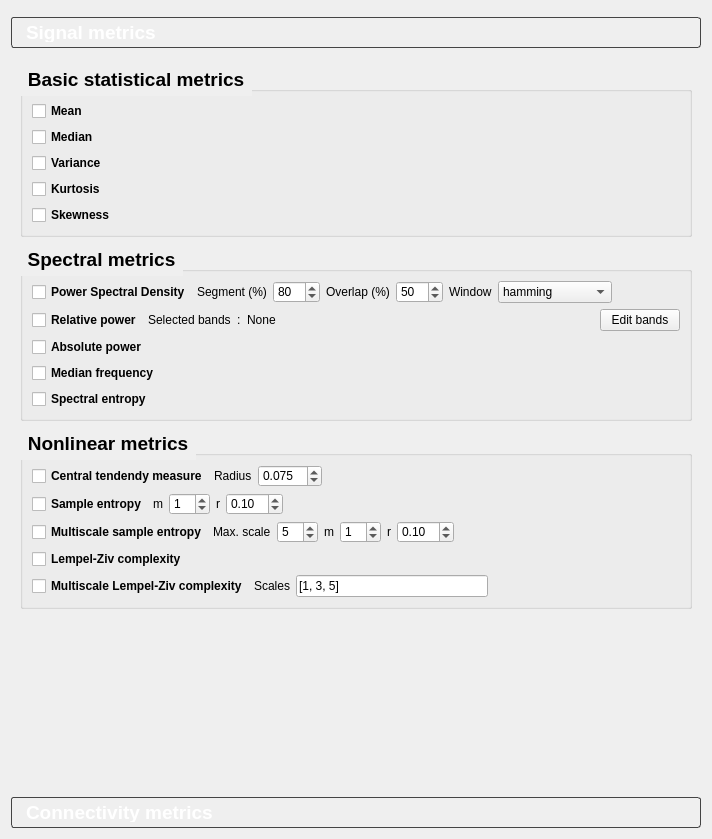
<?xml version="1.0" encoding="UTF-8"?>
<ui version="4.0">
 <class>Form</class>
 <widget class="QWidget" name="Form">
  <property name="geometry">
   <rect>
    <x>0</x>
    <y>0</y>
    <width>712</width>
    <height>839</height>
   </rect>
  </property>
  <property name="font">
   <font>
    <pointsize>10</pointsize>
    <weight>50</weight>
    <bold>false</bold>
   </font>
  </property>
  <property name="windowTitle">
   <string>Form</string>
  </property>
  <layout class="QVBoxLayout" name="verticalLayout_6">
   <item>
    <widget class="QFrame" name="topContentWidget">
     <property name="styleSheet">
      <string notr="true">QFrame {
	border: none;
}</string>
     </property>
     <property name="frameShape">
      <enum>QFrame::StyledPanel</enum>
     </property>
     <property name="frameShadow">
      <enum>QFrame::Raised</enum>
     </property>
    </widget>
   </item>
   <item>
    <widget class="QToolBox" name="toolBox">
     <property name="font">
      <font>
       <pointsize>14</pointsize>
       <weight>75</weight>
       <bold>true</bold>
      </font>
     </property>
     <property name="styleSheet">
      <string notr="true">QToolBox::tab {
    background: qlineargradient(
        spread:pad, x1:0, y1:0, x2:1, y2:0,
        stop:0 #6a0dad, stop:1 #ec407a
    );
    color: white;        
    font-weight: bold; 
    padding: 5px 10px;   
    border: 1px solid #444;
    border-radius: 3px;
}

/* Color de texto dentro de la pestaña activa */
QToolBox::tab:selected {
    color: white;
}
</string>
     </property>
     <property name="currentIndex">
      <number>0</number>
     </property>
     <widget class="QWidget" name="signalMetricsPage">
      <property name="geometry">
       <rect>
        <x>0</x>
        <y>0</y>
        <width>694</width>
        <height>731</height>
       </rect>
      </property>
      <attribute name="label">
       <string>Signal metrics</string>
      </attribute>
      <layout class="QVBoxLayout" name="verticalLayout_7">
       <item>
        <widget class="QGroupBox" name="basic_statistical_metrics">
         <property name="font">
          <font>
           <pointsize>14</pointsize>
           <weight>75</weight>
           <bold>true</bold>
          </font>
         </property>
         <property name="styleSheet">
          <string notr="true">QGroupBox::title {
    subcontrol-origin: margin;
    subcontrol-position: top left; 
    padding: 5px;                 
    letter-spacing: 1px;
    
    color: qlineargradient(
        spread:pad, x1:0, y1:0, x2:1, y2:0,
        stop:0 #6a0dad, stop:1 #ec407a
    );
}</string>
         </property>
         <property name="title">
          <string>Basic statistical metrics</string>
         </property>
         <layout class="QVBoxLayout" name="verticalLayout_3">
          <item>
           <layout class="QHBoxLayout" name="horizontalLayout_2">
            <item>
             <widget class="QCheckBox" name="meanCBox">
              <property name="font">
               <font>
                <weight>75</weight>
                <bold>true</bold>
               </font>
              </property>
              <property name="text">
               <string>Mean</string>
              </property>
             </widget>
            </item>
            <item>
             <spacer name="horizontalSpacer">
              <property name="orientation">
               <enum>Qt::Horizontal</enum>
              </property>
              <property name="sizeHint" stdset="0">
               <size>
                <width>40</width>
                <height>20</height>
               </size>
              </property>
             </spacer>
            </item>
           </layout>
          </item>
          <item>
           <layout class="QHBoxLayout" name="horizontalLayout_19">
            <item>
             <widget class="QCheckBox" name="medianCBox">
              <property name="font">
               <font>
                <weight>75</weight>
                <bold>true</bold>
               </font>
              </property>
              <property name="text">
               <string>Median</string>
              </property>
             </widget>
            </item>
            <item>
             <spacer name="horizontalSpacer_16">
              <property name="orientation">
               <enum>Qt::Horizontal</enum>
              </property>
              <property name="sizeHint" stdset="0">
               <size>
                <width>40</width>
                <height>20</height>
               </size>
              </property>
             </spacer>
            </item>
           </layout>
          </item>
          <item>
           <layout class="QHBoxLayout" name="horizontalLayout_3">
            <item>
             <widget class="QCheckBox" name="varianceCBox">
              <property name="font">
               <font>
                <weight>75</weight>
                <bold>true</bold>
               </font>
              </property>
              <property name="text">
               <string>Variance</string>
              </property>
             </widget>
            </item>
            <item>
             <spacer name="horizontalSpacer_2">
              <property name="orientation">
               <enum>Qt::Horizontal</enum>
              </property>
              <property name="sizeHint" stdset="0">
               <size>
                <width>40</width>
                <height>20</height>
               </size>
              </property>
             </spacer>
            </item>
           </layout>
          </item>
          <item>
           <layout class="QHBoxLayout" name="horizontalLayout_4">
            <item>
             <widget class="QCheckBox" name="kurtosisCBox">
              <property name="font">
               <font>
                <weight>75</weight>
                <bold>true</bold>
               </font>
              </property>
              <property name="text">
               <string>Kurtosis</string>
              </property>
             </widget>
            </item>
            <item>
             <spacer name="horizontalSpacer_3">
              <property name="orientation">
               <enum>Qt::Horizontal</enum>
              </property>
              <property name="sizeHint" stdset="0">
               <size>
                <width>40</width>
                <height>20</height>
               </size>
              </property>
             </spacer>
            </item>
           </layout>
          </item>
          <item>
           <layout class="QHBoxLayout" name="horizontalLayout_20">
            <item>
             <widget class="QCheckBox" name="skewnessCBox">
              <property name="font">
               <font>
                <weight>75</weight>
                <bold>true</bold>
               </font>
              </property>
              <property name="text">
               <string>Skewness</string>
              </property>
             </widget>
            </item>
            <item>
             <spacer name="horizontalSpacer_20">
              <property name="orientation">
               <enum>Qt::Horizontal</enum>
              </property>
              <property name="sizeHint" stdset="0">
               <size>
                <width>40</width>
                <height>20</height>
               </size>
              </property>
             </spacer>
            </item>
           </layout>
          </item>
         </layout>
        </widget>
       </item>
       <item>
        <widget class="QGroupBox" name="spectral_metrics">
         <property name="font">
          <font>
           <pointsize>14</pointsize>
           <weight>75</weight>
           <bold>true</bold>
          </font>
         </property>
         <property name="styleSheet">
          <string notr="true">QGroupBox::title {
    subcontrol-origin: margin;
    subcontrol-position: top left; 
    padding: 5px;                 
    letter-spacing: 1px;
    
    color: qlineargradient(
        spread:pad, x1:0, y1:0, x2:1, y2:0,
        stop:0 #6a0dad, stop:1 #ec407a
    );
}</string>
         </property>
         <property name="title">
          <string>Spectral metrics</string>
         </property>
         <layout class="QVBoxLayout" name="verticalLayout_4">
          <item>
           <layout class="QHBoxLayout" name="horizontalLayout">
            <item>
             <widget class="QCheckBox" name="psdCBox">
              <property name="font">
               <font>
                <weight>75</weight>
                <bold>true</bold>
               </font>
              </property>
              <property name="text">
               <string>Power Spectral Density</string>
              </property>
             </widget>
            </item>
            <item>
             <widget class="QLabel" name="segmentpsdLabel">
              <property name="toolTip">
               <string>Percentage of the signal (n_samples) used to calculate the FFT. Default:
        80% of the signal.</string>
              </property>
              <property name="text">
               <string>Segment (%)</string>
              </property>
             </widget>
            </item>
            <item>
             <widget class="QSpinBox" name="segmentpsdBox">
              <property name="styleSheet">
               <string notr="true"/>
              </property>
              <property name="maximum">
               <number>100</number>
              </property>
              <property name="value">
               <number>80</number>
              </property>
             </widget>
            </item>
            <item>
             <widget class="QLabel" name="overlappsdLabel">
              <property name="toolTip">
               <string>Percentage of overlap (n_samples) for the Welch method. Default: 50% of
        the signal.</string>
              </property>
              <property name="text">
               <string>Overlap (%)</string>
              </property>
             </widget>
            </item>
            <item>
             <widget class="QSpinBox" name="overlappsdBox">
              <property name="styleSheet">
               <string notr="true"/>
              </property>
              <property name="maximum">
               <number>100</number>
              </property>
              <property name="value">
               <number>50</number>
              </property>
             </widget>
            </item>
            <item>
             <widget class="QLabel" name="windowpsdLabel">
              <property name="text">
               <string>Window</string>
              </property>
             </widget>
            </item>
            <item>
             <widget class="QComboBox" name="psdcomboBox">
              <property name="currentIndex">
               <number>6</number>
              </property>
              <item>
               <property name="text">
                <string>barthann</string>
               </property>
              </item>
              <item>
               <property name="text">
                <string>bartlett</string>
               </property>
              </item>
              <item>
               <property name="text">
                <string>blackmanharris</string>
               </property>
              </item>
              <item>
               <property name="text">
                <string>bohman</string>
               </property>
              </item>
              <item>
               <property name="text">
                <string>boxcar</string>
               </property>
              </item>
              <item>
               <property name="text">
                <string>flattop</string>
               </property>
              </item>
              <item>
               <property name="text">
                <string>hamming</string>
               </property>
              </item>
              <item>
               <property name="text">
                <string>nuttall</string>
               </property>
              </item>
              <item>
               <property name="text">
                <string>parzen</string>
               </property>
              </item>
              <item>
               <property name="text">
                <string>triang</string>
               </property>
              </item>
             </widget>
            </item>
            <item>
             <spacer name="horizontalSpacer_15">
              <property name="orientation">
               <enum>Qt::Horizontal</enum>
              </property>
              <property name="sizeHint" stdset="0">
               <size>
                <width>40</width>
                <height>20</height>
               </size>
              </property>
             </spacer>
            </item>
           </layout>
          </item>
          <item>
           <layout class="QHBoxLayout" name="horizontalLayout_5">
            <item>
             <widget class="QCheckBox" name="rpCBox">
              <property name="font">
               <font>
                <weight>75</weight>
                <bold>true</bold>
               </font>
              </property>
              <property name="toolTip">
               <string>&lt;html&gt;&lt;head/&gt;&lt;body&gt;&lt;p&gt;Relative Power&lt;/p&gt;&lt;/body&gt;&lt;/html&gt;</string>
              </property>
              <property name="text">
               <string>Relative power</string>
              </property>
             </widget>
            </item>
            <item>
             <widget class="QLabel" name="rpselectedbandsLabel">
              <property name="text">
               <string>Selected bands</string>
              </property>
             </widget>
            </item>
            <item>
             <widget class="QLabel" name="rpselectedbandsauxLabel">
              <property name="text">
               <string>:</string>
              </property>
             </widget>
            </item>
            <item>
             <widget class="QLabel" name="rpLabel">
              <property name="text">
               <string>None</string>
              </property>
             </widget>
            </item>
            <item>
             <spacer name="horizontalSpacer_4">
              <property name="orientation">
               <enum>Qt::Horizontal</enum>
              </property>
              <property name="sizeHint" stdset="0">
               <size>
                <width>40</width>
                <height>20</height>
               </size>
              </property>
             </spacer>
            </item>
            <item>
             <widget class="QPushButton" name="rpButton">
              <property name="text">
               <string>Edit bands</string>
              </property>
             </widget>
            </item>
           </layout>
          </item>
          <item>
           <layout class="QHBoxLayout" name="horizontalLayout_7">
            <item>
             <widget class="QCheckBox" name="apCBox">
              <property name="font">
               <font>
                <weight>75</weight>
                <bold>true</bold>
               </font>
              </property>
              <property name="toolTip">
               <string>&lt;html&gt;&lt;head/&gt;&lt;body&gt;&lt;p&gt;Absolute Power&lt;/p&gt;&lt;/body&gt;&lt;/html&gt;</string>
              </property>
              <property name="text">
               <string>Absolute power</string>
              </property>
             </widget>
            </item>
            <item>
             <spacer name="horizontalSpacer_6">
              <property name="orientation">
               <enum>Qt::Horizontal</enum>
              </property>
              <property name="sizeHint" stdset="0">
               <size>
                <width>40</width>
                <height>20</height>
               </size>
              </property>
             </spacer>
            </item>
           </layout>
          </item>
          <item>
           <layout class="QHBoxLayout" name="horizontalLayout_6">
            <item>
             <widget class="QCheckBox" name="mfCBox">
              <property name="font">
               <font>
                <weight>75</weight>
                <bold>true</bold>
               </font>
              </property>
              <property name="toolTip">
               <string>&lt;html&gt;&lt;head/&gt;&lt;body&gt;&lt;p&gt;Median Frequency&lt;/p&gt;&lt;p&gt;&lt;br/&gt;&lt;/p&gt;&lt;/body&gt;&lt;/html&gt;</string>
              </property>
              <property name="text">
               <string>Median frequency</string>
              </property>
             </widget>
            </item>
            <item>
             <spacer name="horizontalSpacer_5">
              <property name="orientation">
               <enum>Qt::Horizontal</enum>
              </property>
              <property name="sizeHint" stdset="0">
               <size>
                <width>40</width>
                <height>20</height>
               </size>
              </property>
             </spacer>
            </item>
           </layout>
          </item>
          <item>
           <layout class="QHBoxLayout" name="horizontalLayout_8">
            <item>
             <widget class="QCheckBox" name="seCBox">
              <property name="font">
               <font>
                <weight>75</weight>
                <bold>true</bold>
               </font>
              </property>
              <property name="toolTip">
               <string>&lt;html&gt;&lt;head/&gt;&lt;body&gt;&lt;p&gt;Spectral Entropy&lt;/p&gt;&lt;/body&gt;&lt;/html&gt;</string>
              </property>
              <property name="text">
               <string>Spectral entropy</string>
              </property>
             </widget>
            </item>
            <item>
             <spacer name="horizontalSpacer_7">
              <property name="orientation">
               <enum>Qt::Horizontal</enum>
              </property>
              <property name="sizeHint" stdset="0">
               <size>
                <width>40</width>
                <height>20</height>
               </size>
              </property>
             </spacer>
            </item>
           </layout>
          </item>
         </layout>
        </widget>
       </item>
       <item>
        <widget class="QGroupBox" name="nonlinear_metrics">
         <property name="font">
          <font>
           <pointsize>14</pointsize>
           <weight>75</weight>
           <bold>true</bold>
          </font>
         </property>
         <property name="styleSheet">
          <string notr="true">QGroupBox::title {
    subcontrol-origin: margin;
    subcontrol-position: top left; 
    padding: 5px;                 
    letter-spacing: 1px;
    
    color: qlineargradient(
        spread:pad, x1:0, y1:0, x2:1, y2:0,
        stop:0 #6a0dad, stop:1 #ec407a
    );
}</string>
         </property>
         <property name="title">
          <string>Nonlinear metrics</string>
         </property>
         <layout class="QVBoxLayout" name="verticalLayout_5">
          <item>
           <layout class="QHBoxLayout" name="horizontalLayout_10">
            <item>
             <widget class="QCheckBox" name="ctmCBox">
              <property name="font">
               <font>
                <weight>75</weight>
                <bold>true</bold>
               </font>
              </property>
              <property name="toolTip">
               <string>&lt;html&gt;&lt;head/&gt;&lt;body&gt;&lt;p&gt;Central Tendency Measure&lt;/p&gt;&lt;/body&gt;&lt;/html&gt;</string>
              </property>
              <property name="text">
               <string>Central tendendy measure</string>
              </property>
             </widget>
            </item>
            <item>
             <widget class="QLabel" name="ctmrLabel">
              <property name="toolTip">
               <string>&lt;html&gt;&lt;head/&gt;&lt;body&gt;&lt;p&gt;Radius used to compute the CTM. Should be a positive real number&lt;/p&gt;&lt;/body&gt;&lt;/html&gt;</string>
              </property>
              <property name="text">
               <string>Radius</string>
              </property>
             </widget>
            </item>
            <item>
             <widget class="QDoubleSpinBox" name="ctmrBox">
              <property name="styleSheet">
               <string notr="true"/>
              </property>
              <property name="decimals">
               <number>3</number>
              </property>
              <property name="value">
               <double>0.075000000000000</double>
              </property>
             </widget>
            </item>
            <item>
             <spacer name="horizontalSpacer_9">
              <property name="orientation">
               <enum>Qt::Horizontal</enum>
              </property>
              <property name="sizeHint" stdset="0">
               <size>
                <width>40</width>
                <height>20</height>
               </size>
              </property>
             </spacer>
            </item>
           </layout>
          </item>
          <item>
           <layout class="QHBoxLayout" name="horizontalLayout_13">
            <item>
             <widget class="QCheckBox" name="sampenCBox">
              <property name="font">
               <font>
                <weight>75</weight>
                <bold>true</bold>
               </font>
              </property>
              <property name="toolTip">
               <string>&lt;html&gt;&lt;head/&gt;&lt;body&gt;&lt;p&gt;Sample Entropy&lt;/p&gt;&lt;/body&gt;&lt;/html&gt;</string>
              </property>
              <property name="text">
               <string>Sample entropy</string>
              </property>
             </widget>
            </item>
            <item>
             <widget class="QLabel" name="sampenmLabel">
              <property name="toolTip">
               <string>Embedding dimension (sequence length). Determines the length of subsequences compared in the signal.</string>
              </property>
              <property name="text">
               <string>m</string>
              </property>
             </widget>
            </item>
            <item>
             <widget class="QSpinBox" name="sampenmBox">
              <property name="styleSheet">
               <string notr="true"/>
              </property>
              <property name="value">
               <number>1</number>
              </property>
             </widget>
            </item>
            <item>
             <widget class="QLabel" name="sampenrLabel">
              <property name="toolTip">
               <string>Tolerance value for considering matches, usually a proportion of the standard deviation of the signal (e.g., 0.2).</string>
              </property>
              <property name="text">
               <string>r</string>
              </property>
             </widget>
            </item>
            <item>
             <widget class="QDoubleSpinBox" name="sampenrBox">
              <property name="styleSheet">
               <string notr="true"/>
              </property>
              <property name="value">
               <double>0.100000000000000</double>
              </property>
             </widget>
            </item>
            <item>
             <spacer name="horizontalSpacer_11">
              <property name="orientation">
               <enum>Qt::Horizontal</enum>
              </property>
              <property name="sizeHint" stdset="0">
               <size>
                <width>40</width>
                <height>20</height>
               </size>
              </property>
             </spacer>
            </item>
           </layout>
          </item>
          <item>
           <layout class="QHBoxLayout" name="horizontalLayout_12">
            <item>
             <widget class="QCheckBox" name="msampenCBox">
              <property name="font">
               <font>
                <weight>75</weight>
                <bold>true</bold>
               </font>
              </property>
              <property name="toolTip">
               <string>&lt;html&gt;&lt;head/&gt;&lt;body&gt;&lt;p&gt;Multiscale Sample Entropy&lt;/p&gt;&lt;/body&gt;&lt;/html&gt;</string>
              </property>
              <property name="text">
               <string>Multiscale sample entropy</string>
              </property>
             </widget>
            </item>
            <item>
             <widget class="QLabel" name="maxscaleLabel">
              <property name="toolTip">
               <string>Maximum scale factor. Entropy is computed from scale 1 to `max_scale`.</string>
              </property>
              <property name="text">
               <string>Max. scale</string>
              </property>
             </widget>
            </item>
            <item>
             <widget class="QSpinBox" name="msampenscaleBox">
              <property name="styleSheet">
               <string notr="true"/>
              </property>
              <property name="value">
               <number>5</number>
              </property>
             </widget>
            </item>
            <item>
             <widget class="QLabel" name="msampenmLabel">
              <property name="toolTip">
               <string>Embedding dimension (sequence length) used in the Sample Entropy.</string>
              </property>
              <property name="text">
               <string>m</string>
              </property>
             </widget>
            </item>
            <item>
             <widget class="QSpinBox" name="msampenmBox">
              <property name="styleSheet">
               <string notr="true"/>
              </property>
              <property name="value">
               <number>1</number>
              </property>
             </widget>
            </item>
            <item>
             <widget class="QLabel" name="msampenrLabel">
              <property name="toolTip">
               <string>Tolerance used in Sample Entropy, typically a fraction of the standard deviation</string>
              </property>
              <property name="text">
               <string>r</string>
              </property>
             </widget>
            </item>
            <item>
             <widget class="QDoubleSpinBox" name="msampenrBox">
              <property name="styleSheet">
               <string notr="true"/>
              </property>
              <property name="value">
               <double>0.100000000000000</double>
              </property>
             </widget>
            </item>
            <item>
             <spacer name="horizontalSpacer_12">
              <property name="orientation">
               <enum>Qt::Horizontal</enum>
              </property>
              <property name="sizeHint" stdset="0">
               <size>
                <width>40</width>
                <height>20</height>
               </size>
              </property>
             </spacer>
            </item>
           </layout>
          </item>
          <item>
           <layout class="QHBoxLayout" name="horizontalLayout_9">
            <item>
             <widget class="QCheckBox" name="lzcCBox">
              <property name="font">
               <font>
                <weight>75</weight>
                <bold>true</bold>
               </font>
              </property>
              <property name="toolTip">
               <string>&lt;html&gt;&lt;head/&gt;&lt;body&gt;&lt;p&gt;Lempel-Ziv Complexity&lt;/p&gt;&lt;/body&gt;&lt;/html&gt;</string>
              </property>
              <property name="text">
               <string>Lempel-Ziv complexity</string>
              </property>
             </widget>
            </item>
            <item>
             <spacer name="horizontalSpacer_8">
              <property name="orientation">
               <enum>Qt::Horizontal</enum>
              </property>
              <property name="sizeHint" stdset="0">
               <size>
                <width>40</width>
                <height>20</height>
               </size>
              </property>
             </spacer>
            </item>
           </layout>
          </item>
          <item>
           <layout class="QHBoxLayout" name="horizontalLayout_11">
            <item>
             <widget class="QCheckBox" name="mlzcCBox">
              <property name="font">
               <font>
                <weight>75</weight>
                <bold>true</bold>
               </font>
              </property>
              <property name="toolTip">
               <string>&lt;html&gt;&lt;head/&gt;&lt;body&gt;&lt;p&gt;Multiscale Lempel-Ziv Complexity&lt;/p&gt;&lt;/body&gt;&lt;/html&gt;</string>
              </property>
              <property name="text">
               <string>Multiscale Lempel-Ziv complexity</string>
              </property>
             </widget>
            </item>
            <item>
             <widget class="QLabel" name="mlzcscalesLabel">
              <property name="toolTip">
               <string>&lt;html&gt;&lt;head/&gt;&lt;body&gt;&lt;p&gt;Sequence of odd integers representing the window lengths for multiscale binarisation.&lt;/p&gt;&lt;p&gt;Each window defines a temporal scale for local median filtering.&lt;/p&gt;&lt;p&gt;&lt;br/&gt;&lt;/p&gt;&lt;/body&gt;&lt;/html&gt;</string>
              </property>
              <property name="text">
               <string>Scales</string>
              </property>
             </widget>
            </item>
            <item>
             <widget class="QLineEdit" name="mlzcEdit">
              <property name="toolTip">
               <string/>
              </property>
              <property name="statusTip">
               <string/>
              </property>
              <property name="text">
               <string>[1, 3, 5]</string>
              </property>
             </widget>
            </item>
            <item>
             <spacer name="horizontalSpacer_10">
              <property name="orientation">
               <enum>Qt::Horizontal</enum>
              </property>
              <property name="sizeHint" stdset="0">
               <size>
                <width>40</width>
                <height>20</height>
               </size>
              </property>
             </spacer>
            </item>
           </layout>
          </item>
         </layout>
        </widget>
       </item>
       <item>
        <spacer name="verticalSpacer_2">
         <property name="orientation">
          <enum>Qt::Vertical</enum>
         </property>
         <property name="sizeHint" stdset="0">
          <size>
           <width>20</width>
           <height>40</height>
          </size>
         </property>
        </spacer>
       </item>
      </layout>
     </widget>
     <widget class="QWidget" name="connectivityMetricsPage">
      <property name="geometry">
       <rect>
        <x>0</x>
        <y>0</y>
        <width>202</width>
        <height>296</height>
       </rect>
      </property>
      <attribute name="label">
       <string>Connectivity metrics</string>
      </attribute>
      <layout class="QVBoxLayout" name="verticalLayout_11">
       <item>
        <widget class="QGroupBox" name="Amplitude">
         <property name="font">
          <font>
           <pointsize>14</pointsize>
           <weight>75</weight>
           <bold>true</bold>
          </font>
         </property>
         <property name="styleSheet">
          <string notr="true">QGroupBox::title {
    subcontrol-origin: margin;
    subcontrol-position: top left; 
    padding: 5px;                 
    letter-spacing: 1px;
    
    color: qlineargradient(
        spread:pad, x1:0, y1:0, x2:1, y2:0,
        stop:0 #6a0dad, stop:1 #ec407a
    );
}</string>
         </property>
         <property name="title">
          <string>Amplitude</string>
         </property>
         <layout class="QVBoxLayout" name="verticalLayout_8">
          <item>
           <layout class="QHBoxLayout" name="horizontalLayout_15">
            <item>
             <widget class="QCheckBox" name="iacCBox">
              <property name="font">
               <font>
                <weight>75</weight>
                <bold>true</bold>
               </font>
              </property>
              <property name="toolTip">
               <string>&lt;html&gt;&lt;head/&gt;&lt;body&gt;&lt;p&gt;Instantaneous Amplitude Correlation&lt;/p&gt;&lt;/body&gt;&lt;/html&gt;</string>
              </property>
              <property name="text">
               <string>IAC</string>
              </property>
             </widget>
            </item>
            <item>
             <widget class="QLabel" name="iacortLabel">
              <property name="text">
               <string>Orthogonalization </string>
              </property>
             </widget>
            </item>
            <item>
             <widget class="QCheckBox" name="iacortButton">
              <property name="text">
               <string/>
              </property>
             </widget>
            </item>
            <item>
             <spacer name="horizontalSpacer_14">
              <property name="orientation">
               <enum>Qt::Horizontal</enum>
              </property>
              <property name="sizeHint" stdset="0">
               <size>
                <width>40</width>
                <height>20</height>
               </size>
              </property>
             </spacer>
            </item>
           </layout>
          </item>
          <item>
           <layout class="QHBoxLayout" name="horizontalLayout_14">
            <item>
             <widget class="QCheckBox" name="aecCBox">
              <property name="font">
               <font>
                <weight>75</weight>
                <bold>true</bold>
               </font>
              </property>
              <property name="toolTip">
               <string>&lt;html&gt;&lt;head/&gt;&lt;body&gt;&lt;p&gt;Amplitude Envelope Correlation&lt;/p&gt;&lt;/body&gt;&lt;/html&gt;</string>
              </property>
              <property name="text">
               <string>AEC</string>
              </property>
             </widget>
            </item>
            <item>
             <widget class="QLabel" name="aecortLabel">
              <property name="text">
               <string>Orthogonalization</string>
              </property>
             </widget>
            </item>
            <item>
             <widget class="QCheckBox" name="aecortButton">
              <property name="text">
               <string/>
              </property>
             </widget>
            </item>
            <item>
             <spacer name="horizontalSpacer_13">
              <property name="orientation">
               <enum>Qt::Horizontal</enum>
              </property>
              <property name="sizeHint" stdset="0">
               <size>
                <width>40</width>
                <height>20</height>
               </size>
              </property>
             </spacer>
            </item>
           </layout>
          </item>
         </layout>
        </widget>
       </item>
       <item>
        <widget class="QGroupBox" name="Phase">
         <property name="font">
          <font>
           <pointsize>14</pointsize>
           <weight>75</weight>
           <bold>true</bold>
          </font>
         </property>
         <property name="styleSheet">
          <string notr="true">QGroupBox::title {
    subcontrol-origin: margin;
    subcontrol-position: top left; 
    padding: 5px;                 
    letter-spacing: 1px;
    
    color: qlineargradient(
        spread:pad, x1:0, y1:0, x2:1, y2:0,
        stop:0 #6a0dad, stop:1 #ec407a
    );
}</string>
         </property>
         <property name="title">
          <string>Phase</string>
         </property>
         <layout class="QVBoxLayout" name="verticalLayout_9">
          <item>
           <layout class="QHBoxLayout" name="horizontalLayout_18">
            <item>
             <widget class="QCheckBox" name="wpliCBox">
              <property name="font">
               <font>
                <weight>75</weight>
                <bold>true</bold>
               </font>
              </property>
              <property name="toolTip">
               <string>&lt;html&gt;&lt;head/&gt;&lt;body&gt;&lt;p&gt;weighted Phase Lag Index&lt;/p&gt;&lt;/body&gt;&lt;/html&gt;</string>
              </property>
              <property name="text">
               <string>wPLI</string>
              </property>
             </widget>
            </item>
            <item>
             <spacer name="horizontalSpacer_19">
              <property name="orientation">
               <enum>Qt::Horizontal</enum>
              </property>
              <property name="sizeHint" stdset="0">
               <size>
                <width>40</width>
                <height>20</height>
               </size>
              </property>
             </spacer>
            </item>
           </layout>
          </item>
          <item>
           <layout class="QHBoxLayout" name="horizontalLayout_17">
            <item>
             <widget class="QCheckBox" name="pliCBox">
              <property name="font">
               <font>
                <weight>75</weight>
                <bold>true</bold>
               </font>
              </property>
              <property name="toolTip">
               <string>&lt;html&gt;&lt;head/&gt;&lt;body&gt;&lt;p&gt;Phase Lag Index&lt;/p&gt;&lt;/body&gt;&lt;/html&gt;</string>
              </property>
              <property name="text">
               <string>PLI</string>
              </property>
             </widget>
            </item>
            <item>
             <spacer name="horizontalSpacer_18">
              <property name="orientation">
               <enum>Qt::Horizontal</enum>
              </property>
              <property name="sizeHint" stdset="0">
               <size>
                <width>40</width>
                <height>20</height>
               </size>
              </property>
             </spacer>
            </item>
           </layout>
          </item>
          <item>
           <layout class="QHBoxLayout" name="horizontalLayout_16">
            <item>
             <widget class="QCheckBox" name="plvCBox">
              <property name="font">
               <font>
                <weight>75</weight>
                <bold>true</bold>
               </font>
              </property>
              <property name="toolTip">
               <string>&lt;html&gt;&lt;head/&gt;&lt;body&gt;&lt;p&gt;Phase Locking Value&lt;/p&gt;&lt;/body&gt;&lt;/html&gt;</string>
              </property>
              <property name="text">
               <string>PLV</string>
              </property>
             </widget>
            </item>
            <item>
             <spacer name="horizontalSpacer_17">
              <property name="orientation">
               <enum>Qt::Horizontal</enum>
              </property>
              <property name="sizeHint" stdset="0">
               <size>
                <width>40</width>
                <height>20</height>
               </size>
              </property>
             </spacer>
            </item>
           </layout>
          </item>
         </layout>
        </widget>
       </item>
       <item>
        <widget class="QGroupBox" name="Timefrequency">
         <property name="title">
          <string>Time-frequency</string>
         </property>
         <layout class="QVBoxLayout" name="verticalLayout_10">
          <item>
           <widget class="QLabel" name="label_12">
            <property name="text">
             <string>To Be Done</string>
            </property>
           </widget>
          </item>
         </layout>
        </widget>
       </item>
       <item>
        <spacer name="verticalSpacer_3">
         <property name="orientation">
          <enum>Qt::Vertical</enum>
         </property>
         <property name="sizeHint" stdset="0">
          <size>
           <width>20</width>
           <height>40</height>
          </size>
         </property>
        </spacer>
       </item>
      </layout>
     </widget>
    </widget>
   </item>
  </layout>
 </widget>
 <resources/>
 <connections/>
</ui>
